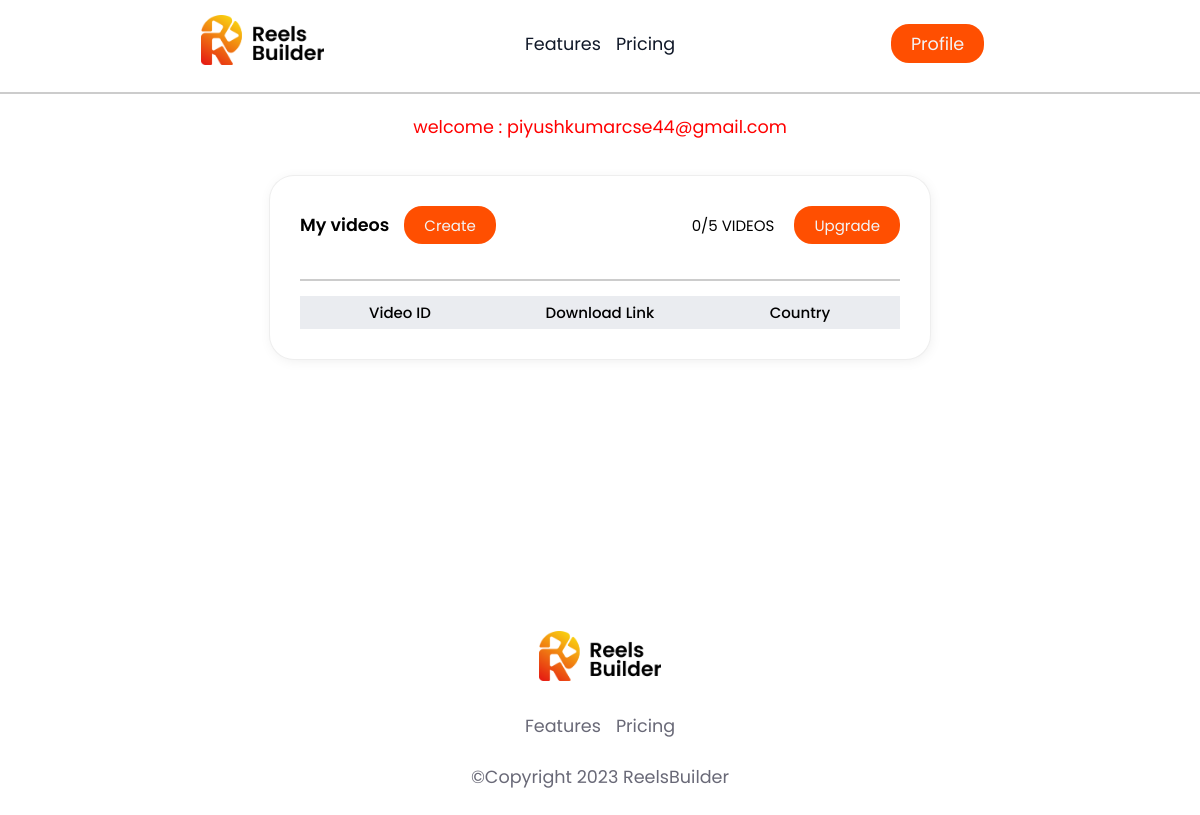
The app's page /user/profile/ (signed in), older data.
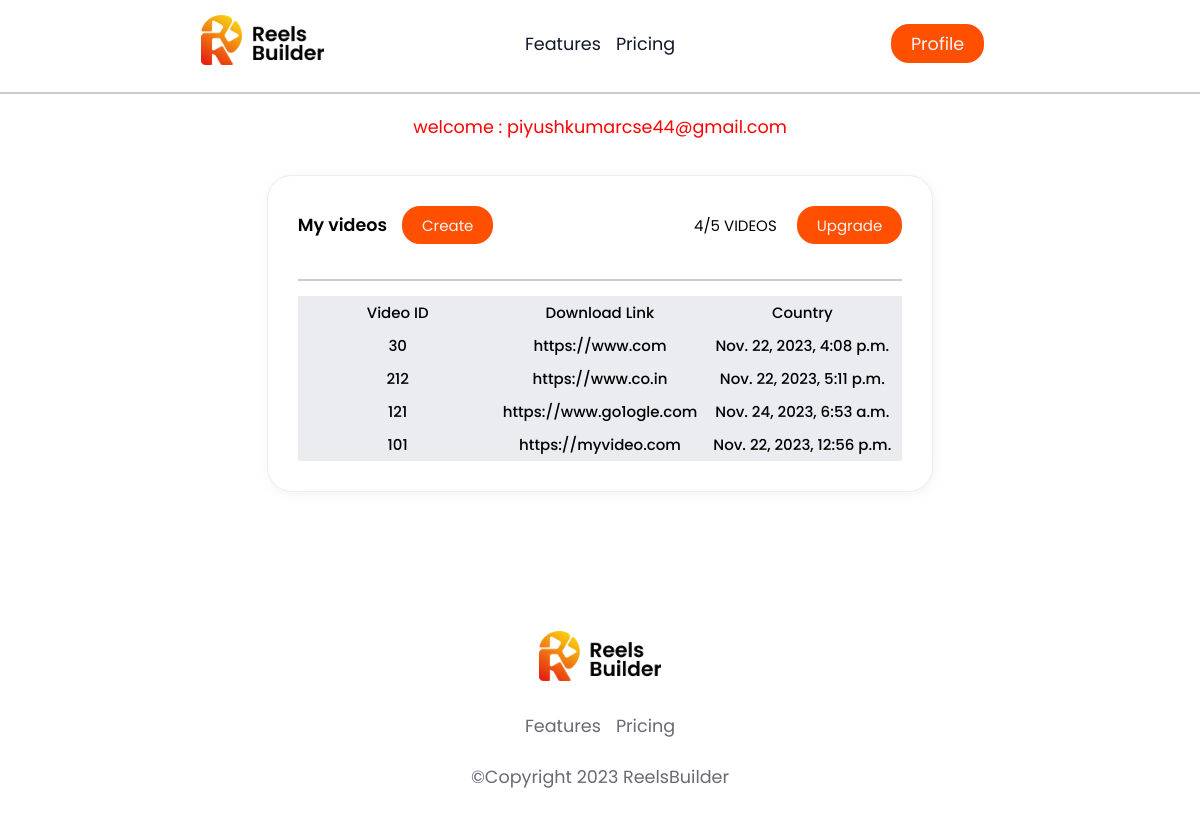
The same page, newer data.
### User/models.py (models this page shows, shortened)
class UserInfo(models.Model):
    id = models.UUIDField(default=uuid.uuid4,editable=False,primary_key=True,unique=True)
    user = models.OneToOneField(User,on_delete=models.CASCADE,null=True,blank=True)
    user_email = models.EmailField(max_length=200,null=False,blank=False)
    user_video = models.ManyToManyField(Videos,blank=True)
    subscription_status = models.CharField(max_length=100,choices=const.subscription_status_list)

class Videos(models.Model):
    id = models.UUIDField(default=uuid.uuid4,editable=False,primary_key=True,unique=True)
    title = models.CharField(max_length=200,null=False,blank=False,default="Unknown")
    video_id = models.CharField(max_length=200,null=False,blank=False)
    download_link = models.URLField(max_length=200,unique=True,null=False,blank=False)
    time_created = models.DateTimeField()

### User/views.py (the view)
# urls.py: path('profile/',user_profile,name="profile"),
@login_required(login_url="login")
def user_profile(request):
    user = request.user
    try:
        user_info = UserInfo.objects.get(user=user)
    except UserInfo.DoesNotExist:
        UserInfo.objects.create(
            user=user, user_email=user.email , subscription_status="free"
        )
        user_info = UserInfo.objects.get(user=user)
    video_count = len(user_info.user_video.all())
    return render(request, "profile.html", {"user_info": user_info , "video_count": video_count})

### templates/profile.html (shortened to what this page needs)
{% load static %}
<!DOCTYPE html>
<html lang="en">
<head>
    <link href="{% static 'css/style.css' %}" rel="stylesheet">
    <link href="{% static 'css/home.css' %}" rel="stylesheet">
    <link href="{% static 'css/login.css' %}" rel="stylesheet">
</head>
<body>
    <div class="row-container" id="topbar">
        <div class="raw-container" id="logo">
            <a href="/?id={{id}}">
                <img height="50" width="auto" src="{% static 'media/icons/logo.png' %}"/>
            </a>
        </div>
        <div class="raw-container" id="pages">
            <a class="link-text" href="{%  url 'video_generator' %}">Features</a>
            <a class="link-text" href="{% url 'pricing' %}">Pricing</a>
        </div>
        <div class="raw-container" id="login">
            <div class="raw-container" id="login">
                {% if request.user.is_authenticated %}
                <div class="profile_dropdown">
                    <a class="main-button" id="proflie_icon" onclick="profile_click()">Profile</a>
                </div>
                {% else %}
                <a class="main-button" href="{% url 'login'  %}">Join here</a>
                {% endif %}
            </div>
        </div>
    </div>
    <div class="divider"></div>
    <main class="column-container">
        <p style="margin-top: 20px; color: red;">welcome : {{user_info.user_email}}</p>
        <div id="about" class="main column-container feature">
            <div class="header">
                <div class="row-container header2">
                    <h3>My videos</h3>
                    <a class="main-button" href="{% url 'video_generator' %}">Create</a>
                </div>
                <div class="limit">
                    {{video_count}}/5 VIDEOS
                    <a  href="{% url 'pricing' %}"  class="main-button">Upgrade</a>
                </div>
            </div>
            <div class="divider"></div>
            <table class="profile_video_info_table">
                <tr>
                  <th>Video ID</th>
                  <th>Download Link</th>
                  <th>Country</th>
                </tr>
                {% for video_info in user_info.user_video.all %}
                <tr>
                <td>{{video_info.video_id}}</td>
                <td>{{video_info.download_link}}</td>
                <td>{{video_info.time_created}}</td>
                </tr>
                {% endfor %}
              </table>
        </div>
    </main>
    <div class="footer" id="#footer">
        <a href='/?id={{id}}' class="mg"><img height="50" width="auto" src="{% static 'media/icons/logo.png' %}"/></a>
        <div class="row-container mg">
            <a class="link-text" href="{%  url 'video_generator' %}"><span>Features</span></a>
            <a class="link-text" href="{% url 'pricing' %}"><span>Pricing</span></a>
        </div>
        <span class="mg">©Copyright 2023 ReelsBuilder</span>
    </div>
</body>
</html>

### static/css/style.css (style rules this page uses)
:root { --gray--gray-900: #18181b; --neutral--black: black; --black: black; --orange-red: #ff4f01; --gray--gray-600: #696977; --green--base: #c2ff66; --gray--gray-300: #e4e4e7; --gray--white: white; --gray--gray-400: #b3b3bc; --gray--gray-100: #f7f7f8; --gray--gray-200: #ececee; --gray--gray-500: #9e9ea9; --gray--gray-700: #4d4d56; --gray--gray-800: #3a3a41; --green--dark: #8ac92c; --green--light: #f3ffe0; --orange--dark: #c94b2c; --orange--base: #ffad99; --orange--light: #ffe8e0; --yellow--dark: #c9a92c; --yellow--base: #ffeb99; --yellow--light: #fff9e0; --teal--dark: #2cbec9; --teal--base: #b1f6fb; --teal--light: #e0fdff; --blue--dark: #372cc9; --blue--base: #7a70ff; --blue--light: #bbb8ff; --floral-white: #fff7ed; --gainsboro: #e5e7eb; --slate-grey: #6b7280; --white-smoke: #f3f4f6; --blue-black: #111827; --dim-grey: #4b5563; --red: #cc3d00; --white-smoke-2: #f1f1f1; --dark-grey: rgba(175,175,175,.08); --untitled-ui-gray200: #eaecf0; --untitled-ui-primary600: #7f56d9; --untitled-ui-white: white; --untitled-ui-primary700: #6941c6; --untitled-ui-primary100: #f4ebff; --untitled-ui-gray900: #101828; --untitled-ui-gray100: #f2f4f7; --untitled-ui-gray700: #344054; --untitled-ui-primary50: #f9f5ff; --untitled-ui-gray500: #667085; --untitled-ui-gray600: #475467; --conversion-flow-library-medium-purple: #b16cea; --conversion-flow-library-light-coral: #ff5e69; --conversion-flow-library-sandy-brown: #ffa84b; --conversion-flow-library-coral: #ff8a56; --untitled-ui-gray300: #d0d5dd; --untitled-ui-gray50-501: #f9fafb; --untitled-ui-gray800: #1d2939; --untitled-ui-primary800: #53389e; --untitled-ui-gray400: #98a2b3; --card-border-radius: 2rem; --border-radius-1: 0.4rem; --border-radius-2: 1.2rem; --card-padding: 1.8rem; --padding-1: 1.2rem; --box-shadow: 0 2rem 3rem var(--color-light); }
* { margin: 0; padding: 0; outline: 0; appearance: 0; border: 0; text-decoration: none; box-sizing: border-box; }
html { font-size: 20px; }
body { width: 100vw; height: 100vh; font-family: 'Poppins', sans-serif; font-size: 0.88rem; overflow-x: hidden; align-items: center; }
main { display: flex; justify-content: center; align-items: center; text-align: center; margin: 0 40px; gap: 50px; }
#topbar { margin: 15px; justify-content: space-between; align-items: center; }
#logo, #login { flex: 1; text-align: center; }
.row-container { display: flex; gap: 15px; flex-direction: row; }
#pages { display: flex; gap: 15px; flex-direction: row; }
.main-button { border-radius: 0.9rem; background-color: var(--orange-red); color: var(--white-smoke); padding: 7.5px 20px; text-align: center; cursor: pointer; }
.divider { border: none; border-top: 2px solid #ccc; margin: 20px 0; margin-bottom: 0; }
span { color: var(--gray--gray-600); }
.column-container { display: flex; flex-direction: column; gap: 25px; height: fit-content; }
.feature { display: flex; flex-direction: column; box-shadow: var(--box-shadow); border-radius: 25px; border-style:double; border-width: 1px; padding: 15px; box-shadow: 1px 2px 13px -2px rgba(0,0,0,.08); border: 1px solid rgba(175,175,175,.21); background-color: #fff; grid-column-gap: 1em; grid-row-gap: 1em; width: 31vw; }
.footer { text-align: center; align-items: center; flex-direction: column; display: flex; justify-content: center; }
.mg { margin-bottom: 25px; }
a { text-decoration: none; color: #101828; }
.main { margin-top: 20px; margin-bottom: 20px; }

### static/css/login.css (style rules this page uses)
.profile_dropdown { position: relative; }

Row changes from the older to the newer data that the page shows:
now on this page (row edited): Videos: video_id "30", download_link "https://www.com", time_created "Nov. 22, 2023, 4:08 p.m."
now on this page (row edited): Videos: video_id "212", download_link "https://www.co.in", time_created "Nov. 22, 2023, 5:11 p.m."
added Videos: video_id "121", download_link "https://www.go1ogle.com", time_created "Nov. 24, 2023, 6:53 a.m."
now on this page (row edited): Videos: video_id "101", download_link "https://myvideo.com", time_created "Nov. 22, 2023, 12:56 p.m."
Text that changed along with them:
{{ video_count }}: "0" → "4"
